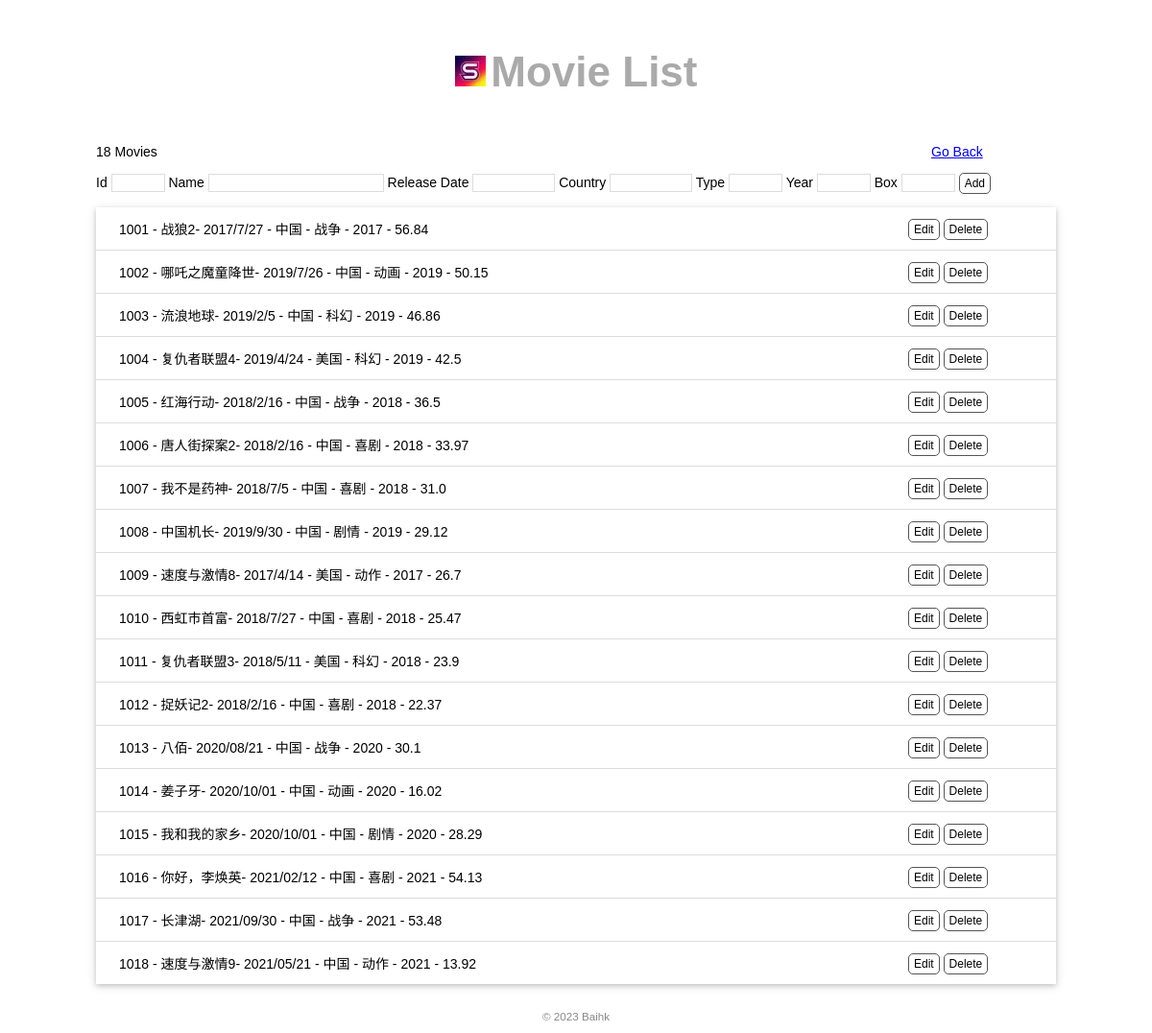
The page /admin_movies on the database its author committed.
### tables this page shows
CREATE TABLE movie_info
(
 movie_id varchar(10) Not Null,
 movie_name varchar(20) Not Null,
 release_date datetime,
 country varchar(20),
 type varchar(10),
 year int check( year>=1000 and  year<=2100),
 primary key(movie_id)
);

CREATE TABLE move_box
(
 movie_id varchar(10) Not Null,
 box float,
 primary key(movie_id)
);

### app.py (the view, shortened to what this page needs)
@app.route('/admin_movies', methods=['GET', 'POST'])
def admin_movies():
    conn = sqlite3.connect('movie.db')
    cursor = conn.cursor()
    query = '''
           SELECT *
           FROM movie_info
           JOIN move_box ON movie_info.movie_id = move_box.movie_id
       '''
    cursor.execute(query)
    movies = cursor.fetchall()
    cursor.close()
    conn.close()
    return render_template('admin_movies.html', movies=movies)

### templates/admin_movies.html (shortened to what this page needs)
<!DOCTYPE html>
<html lang="en">
<head>
    <link rel="stylesheet" href="{{ url_for('static', filename='style.css') }}" type="text/css">
</head>
<body>
    <h2 style ="text-align:center; margin:50px auto;">
        <img alt="Avatar" src="{{ url_for('static', filename='images/3.png') }}">
        <a style="color:#aaa;font-size:44px">Movie List</a>
    </h2>
    <p>{{ movies|length }} Movies
        <span class="float-right">
                <a href="{{ url_for('index') }}">Go Back</a>
      </span>
    </p>
    <form method="post">
    Id <input type="text" name="id" autocomplete="off" required>
    Name <input type="text" name="title" autocomplete="off" required>
    Release Date <input type="text" name="release_date" autocomplete="off" required>
    Country <input type="text" name="country" autocomplete="off" required>
    Type <input type="text" name="type" autocomplete="off" required>
    Year <input type="text" name="year" autocomplete="off" required>
    Box <input type="text" name="box" autocomplete="off" required>
    <input class="btn" type="submit" name="submit" value="Add">
</form>
    <ul class = "movie-list">
        {% for movie in movies %}
        <li>{{ movie[0] }} - {{ movie[1] }}- {{ movie[2] }} - {{ movie[3] }} - {{ movie[4] }} - {{ movie[5] }} - {{ movie[7] }}
            <span class = "float-right">
                <a class="btn" href="{{ url_for('edit', movie_id=movie[0]) }}">Edit</a>
                <form class="inline-form" method="post" action="{{ url_for('delete', movie_id=movie[0]) }}">
                     <input class="btn" type="submit" name="delete" value="Delete" onclick="return confirm('Are you sure?')">
                </form>
            </span>
        </li>
        {% endfor %}
    </ul>
    <footer>
        <small>&copy; 2023 Baihk</a></small>
    </footer>
</body>
</html>

### static/style.css (style rules this page uses)
body { margin: auto; max-width: 1000px; font-size: 14px; font-family: Helvetica, Arial, sans-serif; }
footer { color: #888; margin-top: 15px; text-align: center; padding: 10px; }
.movie-list { list-style-type: none; padding: 0; margin-bottom: 10px; box-shadow: 0 2px 5px 0 rgba(0, 0, 0, 0.16), 0 2px 10px 0 rgba(0, 0, 0, 0.12); }
.movie-list li { padding: 12px 24px; border-bottom: 1px solid #ddd; }
.movie-list li:last-child { border-bottom:none; }
input[type=submit] { font-family: inherit; }
input[type=text] { border: 1px solid #ddd; }
input[name=id] { width: 50px; }
input[name=release_date] { width: 80px; }
input[name=country] { width: 80px; }
input[name=type] { width: 50px; }
input[name=year] { width: 50px; }
input[name=box] { width: 50px; }
.btn { font-size: 12px; padding: 3px 5px; text-decoration: none; cursor: pointer; background-color: white; color: black; border: 1px solid #555555; border-radius: 5px; }
.float-right { width: 130px; float: right; }
.inline-form { display: inline; }

### rows shown on the page
movie_info: movie_id "1001", movie_name "战狼2", release_date "2017/7/27", country "中国", type "战争", year "2017", box "56.84"
movie_info: movie_id "1002", movie_name "哪吒之魔童降世", release_date "2019/7/26", country "中国", type "动画", year "2019", box "50.15"
movie_info: movie_id "1003", movie_name "流浪地球", release_date "2019/2/5", country "中国", type "科幻", year "2019", box "46.86"
movie_info: movie_id "1004", movie_name "复仇者联盟4", release_date "2019/4/24", country "美国", type "科幻", year "2019", box "42.5"
movie_info: movie_id "1005", movie_name "红海行动", release_date "2018/2/16", country "中国", type "战争", year "2018", box "36.5"
movie_info: movie_id "1006", movie_name "唐人街探案2", release_date "2018/2/16", country "中国", type "喜剧", year "2018", box "33.97"
movie_info: movie_id "1007", movie_name "我不是药神", release_date "2018/7/5", country "中国", type "喜剧", year "2018", box "31.0"
movie_info: movie_id "1008", movie_name "中国机长", release_date "2019/9/30", country "中国", type "剧情", year "2019", box "29.12"
movie_info: movie_id "1009", movie_name "速度与激情8", release_date "2017/4/14", country "美国", type "动作", year "2017", box "26.7"
movie_info: movie_id "1010", movie_name "西虹市首富", release_date "2018/7/27", country "中国", type "喜剧", year "2018", box "25.47"
movie_info: movie_id "1011", movie_name "复仇者联盟3", release_date "2018/5/11", country "美国", type "科幻", year "2018", box "23.9"
movie_info: movie_id "1012", movie_name "捉妖记2", release_date "2018/2/16", country "中国", type "喜剧", year "2018", box "22.37"
movie_info: movie_id "1013", movie_name "八佰", release_date "2020/08/21", country "中国", type "战争", year "2020", box "30.1"
movie_info: movie_id "1014", movie_name "姜子牙", release_date "2020/10/01", country "中国", type "动画", year "2020", box "16.02"
movie_info: movie_id "1015", movie_name "我和我的家乡", release_date "2020/10/01", country "中国", type "剧情", year "2020", box "28.29"
movie_info: movie_id "1016", movie_name "你好，李焕英", release_date "2021/02/12", country "中国", type "喜剧", year "2021", box "54.13"
movie_info: movie_id "1017", movie_name "长津湖", release_date "2021/09/30", country "中国", type "战争", year "2021", box "53.48"
movie_info: movie_id "1018", movie_name "速度与激情9", release_date "2021/05/21", country "中国", type "动作", year "2021", box "13.92"

### other values the page prints
{{ movies|length }} "18"
